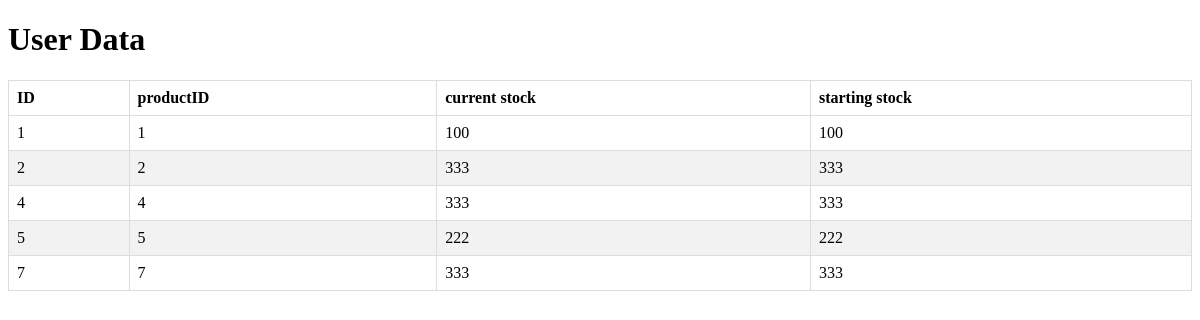
/view_data_stock, run on an earlier commit of the app's database.
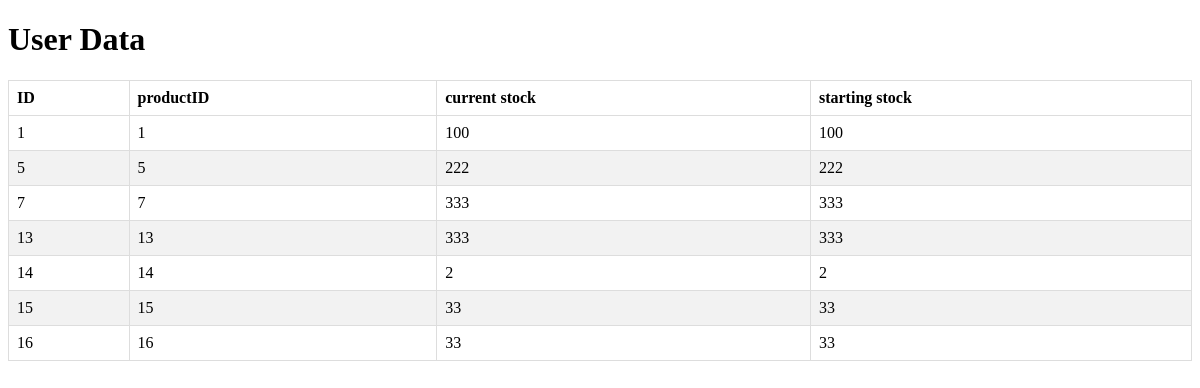
And on a later commit of the database.
### tables this page shows
CREATE TABLE stock_information (
    id INTEGER PRIMARY KEY AUTOINCREMENT,
    product_id INTEGER UNIQUE NOT NULL,
    current_stock INTEGER NOT NULL,
    starting_stock INTEGER NOT NULL,
    FOREIGN KEY (product_id) REFERENCES product(id)
);

### wmgzon/__init__.py (the view)
    @app.route('/view_data_stock')
    def view_data_stock():
        conn = sqlite3.connect(app.config['DATABASE'])
        c = conn.cursor()
        c.execute('SELECT * FROM stock_information')
        data = c.fetchall()
        conn.close()
        return render_template('view_data_stock.html', data=data)

### wmgzon/auth.py (called while the page is built)
@bp.before_app_request
def load_logged_in_user():
    user_id = session.get('user_id')
    if user_id is None:
        g.user = None
    else:
        g.user = get_db().execute(
            'SELECT * FROM user WHERE id = ?', (user_id,)
        ).fetchone()

### wmgzon/templates/view_data_stock.html (shortened to what this page needs)
<!DOCTYPE html>
<html lang="en">
<head>
</head>
<body>
    <h1>User Data</h1>
    <table>
        <thead>
            <tr>
                <th>ID</th>
                <th>productID</th>
                <th>current stock</th>
                <th>starting stock</th>
            </tr>
        </thead>
        <tbody>
            {% for row in data %}
            <tr>
                <td>{{ row[0] }}</td>
                <td>{{ row[1] }}</td>
                <td>{{ row[2] }}</td>
                <td>{{ row[3] }}</td>
            </tr>
            {% endfor %}
        </tbody>
    </table>
</body>
</html>

### wmgzon/templates/view_data_stock.html (style rules this page uses)
table { width: 100%; border-collapse: collapse; }
th, td { border: 1px solid #dddddd; text-align: left; padding: 8px; }
tr:nth-child(even) { background-color: #f2f2f2; }

What changed in the data, as far as the page shows it:
removed stock_information: id "2", product "2", current_stock "333", starting_stock "333"
removed stock_information: id "4", product "4", current_stock "333", starting_stock "333"
added stock_information: id "13", product "13", current_stock "333", starting_stock "333"
added stock_information: id "14", product "14", current_stock "2", starting_stock "2"
added stock_information: id "15", product "15", current_stock "33", starting_stock "33"
added stock_information: id "16", product "16", current_stock "33", starting_stock "33"
